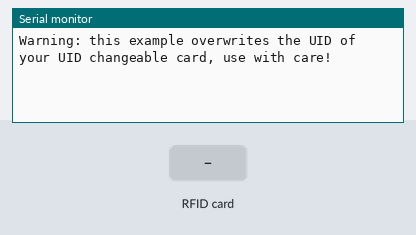
Bench run of a sketch on a simulated Arduino Mega 2560, built with avr-gcc and run on an emulated ATmega2560. On the bench: the last lines printed to the serial monitor. The inputs (shaded band) are chosen by the test bench.

Above: at 1.2 s.
1.3 s: RFID card DE AD BE EF held to the reader
At 2.3 s:
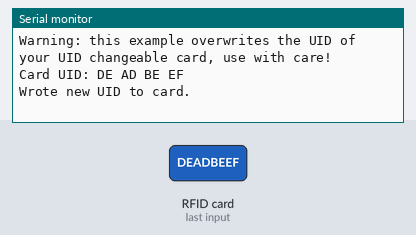
2.8 s: RFID card 5E 7A 19 C4 held to the reader
At 4.2 s:
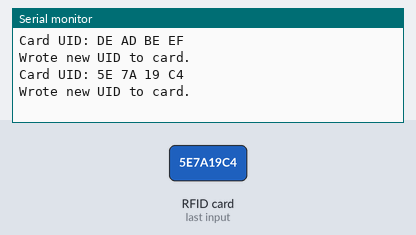

Measured:
- after the input at 1.3 s, the serial monitor: prints a new line after 0.05 s (image 1)
- after the input at 2.8 s, the serial monitor: prints a new line at once (image 2)

The sketch:

MF-RC522_RFID.ino
```cpp
//www.elegoo.com
//2016.12.09

/*
 * --------------------------------------------------------------------------------------------------------------------
 * Example to change UID of changeable MIFARE card.
 * --------------------------------------------------------------------------------------------------------------------
 * This is a MFRC522 library example; for further details and other examples see: https://github.com/miguelbalboa/rfid
 *
 * This sample shows how to set the UID on a UID changeable MIFARE card.
 * NOTE: for more informations read the README.rst
 *
 * @author Tom Clement
 * @license Released into the public domain.
 *
 * Typical pin layout used:
 * -----------------------------------------------------------------------------------------
 *             MFRC522      Arduino       Arduino   Arduino    Arduino          Arduino
 *             Reader/PCD   Uno           Mega      Nano v3    Leonardo/Micro   Pro Micro
 * Signal      Pin          Pin           Pin       Pin        Pin              Pin
 * -----------------------------------------------------------------------------------------
 * RST/Reset   RST          9             5         D9         RESET/ICSP-5     RST
 * SPI SS      SDA(SS)      10            53        D10        10               10
 * SPI MOSI    MOSI         11 / ICSP-4   51        D11        ICSP-4           16
 * SPI MISO    MISO         12 / ICSP-1   50        D12        ICSP-1           14
 * SPI SCK     SCK          13 / ICSP-3   52        D13        ICSP-3           15
 */

#include <SPI.h>
#include <MFRC522.h>

#define RST_PIN   5     // Configurable, see typical pin layout above
#define SS_PIN    53   // Configurable, see typical pin layout above

MFRC522 mfrc522(SS_PIN, RST_PIN);   // Create MFRC522 instance

/* Set your new UID here! */
#define NEW_UID {0xDE, 0xAD, 0xBE, 0xEF}

MFRC522::MIFARE_Key key;

void setup() {
  Serial.begin(9600);  // Initialize serial communications with the PC
  while (!Serial);     // Do nothing if no serial port is opened (added for Arduinos based on ATMEGA32U4)
  SPI.begin();         // Init SPI bus
  mfrc522.PCD_Init();  // Init MFRC522 card
  Serial.println(F("Warning: this example overwrites the UID of your UID changeable card, use with care!"));

  // Prepare key - all keys are set to FFFFFFFFFFFFh at chip delivery from the factory.
  for (byte i = 0; i < 6; i++) {
    key.keyByte[i] = 0xFF;
  }
}

// Setting the UID can be as simple as this:
//void loop() {
//  byte newUid[] = NEW_UID;
//  if ( mfrc522.MIFARE_SetUid(newUid, (byte)4, true) ) {
//    Serial.println("Wrote new UID to card.");
//  }
//  delay(1000);
//}

// But of course this is a more proper approach
void loop() {

  // Look for new cards, and select one if present
  if ( ! mfrc522.PICC_IsNewCardPresent() || ! mfrc522.PICC_ReadCardSerial() ) {
    delay(50);
    return;
  }

  // Now a card is selected. The UID and SAK is in mfrc522.uid.

  // Dump UID
  Serial.print(F("Card UID:"));
  for (byte i = 0; i < mfrc522.uid.size; i++) {
    Serial.print(mfrc522.uid.uidByte[i] < 0x10 ? " 0" : " ");
    Serial.print(mfrc522.uid.uidByte[i], HEX);
  }
  Serial.println();

  // Dump PICC type
//  MFRC522::PICC_Type piccType = mfrc522.PICC_GetType(mfrc522.uid.sak);
//  Serial.print(F("PICC type: "));
//  Serial.print(mfrc522.PICC_GetTypeName(piccType));
//  Serial.print(F(" (SAK "));
//  Serial.print(mfrc522.uid.sak);
//  Serial.print(")\r\n");
//  if (  piccType != MFRC522::PICC_TYPE_MIFARE_MINI
//    &&  piccType != MFRC522::PICC_TYPE_MIFARE_1K
//    &&  piccType != MFRC522::PICC_TYPE_MIFARE_4K) {
//    Serial.println(F("This sample only works with MIFARE Classic cards."));
//    return;
//  }

  // Set new UID
  byte newUid[] = NEW_UID;
  if ( mfrc522.MIFARE_SetUid(newUid, (byte)4, true) ) {
    Serial.println(F("Wrote new UID to card."));
  }

  // Halt PICC and re-select it so DumpToSerial doesn't get confused
  mfrc522.PICC_HaltA();
  if ( ! mfrc522.PICC_IsNewCardPresent() || ! mfrc522.PICC_ReadCardSerial() ) {
    return;
  }

  // Dump the new memory contents
  Serial.println(F("New UID and contents:"));
  mfrc522.PICC_DumpToSerial(&(mfrc522.uid));

  delay(2000);
}
```
